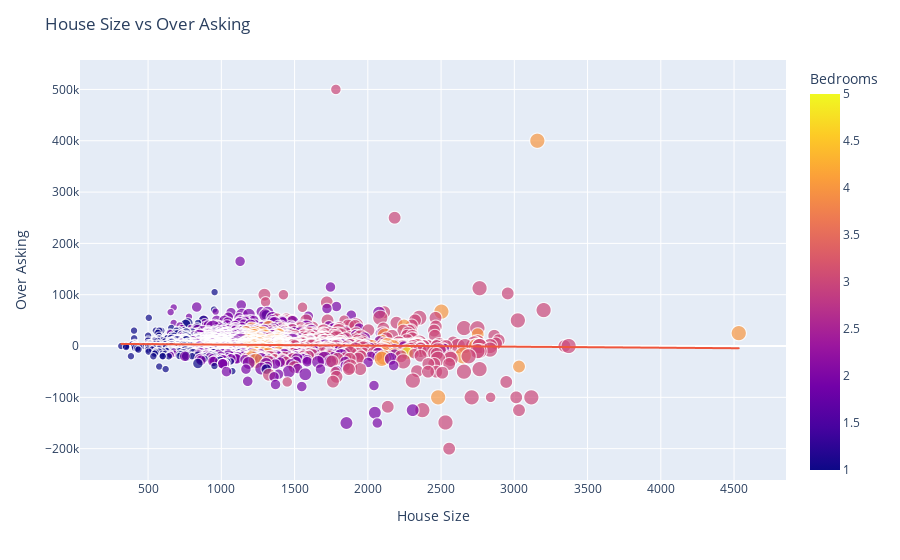

This figure's notebook cell:
### Code cell
fig = px.scatter(condo_df, x='SqFt', y='Over Asking', color='Bedrooms', size='Total Baths',trendline='ols')
fig.update_layout(title='House Size vs Over Asking',
                  xaxis_title='House Size',
                  yaxis_title='Over Asking')
fig.show()

### Figure 1 — Plotly figure (JSON) as saved in the notebook; plotly's stock layout.template omitted (floating-point values rounded to 4 significant figures; data arrays with more than 128 entries replaced by an {"elided": "..."} marker saying what was removed)
{"data": [{"hovertemplate": "SqFt=%{x}<br>Over Asking=%{y}<br>Total Baths=%{marker.size}<br>Bedrooms=%{marker.color}<extra></extra>", "legendgroup": "", "marker": {"color": {"elided": "3938 int values"}, "coloraxis": "coloraxis", "size": {"elided": "3938 int values"}, "sizemode": "area", "sizeref": 0.0175, "symbol": "circle"}, "mode": "markers", "name": "", "showlegend": false, "type": "scattergl", "x": {"elided": "3938 int values"}, "xaxis": "x", "y": {"elided": "3938 int values"}, "yaxis": "y"}, {"hovertemplate": "<b>OLS trendline</b><br>Over Asking = -2.00392 * SqFt + 4726.76<br>R<sup>2</sup>=0.001690<br><br>SqFt=%{x}<br>Over Asking=%{y} <b>(trend)</b><extra></extra>", "legendgroup": "", "marker": {"symbol": "circle"}, "mode": "lines", "name": "", "showlegend": false, "type": "scattergl", "x": {"elided": "3938 int values"}, "xaxis": "x", "y": {"elided": "3938 float values"}, "yaxis": "y"}], "layout": {"coloraxis": {"colorbar": {"title": {"text": "Bedrooms"}}, "colorscale": [[0, "#0d0887"], [0.1111, "#46039f"], [0.2222, "#7201a8"], [0.3333, "#9c179e"], [0.4444, "#bd3786"], [0.5556, "#d8576b"], [0.6667, "#ed7953"], [0.7778, "#fb9f3a"], [0.8889, "#fdca26"], [1, "#f0f921"]]}, "legend": {"itemsizing": "constant", "tracegroupgap": 0}, "margin": {"t": 60}, "title": {"text": "House Size vs Over Asking"}, "xaxis": {"anchor": "y", "domain": [0, 1], "title": {"text": "House Size"}}, "yaxis": {"anchor": "x", "domain": [0, 1], "title": {"text": "Over Asking"}}}}
